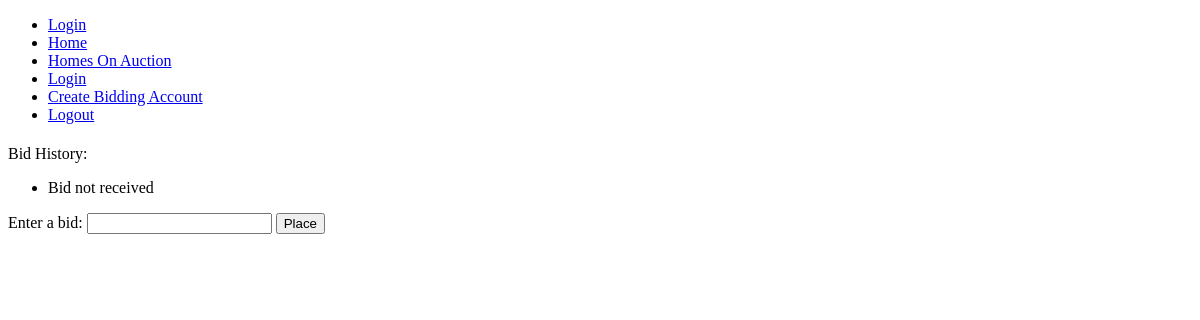
/items-index/1, run on an earlier commit of the app's database.
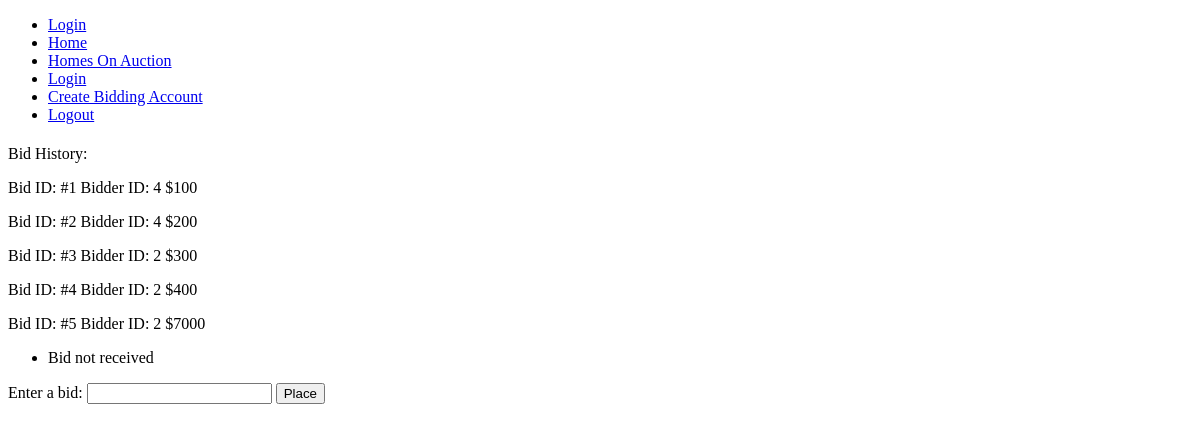
And on a later commit of the database.
### models.py (models this page shows)
class Bids(db.Model):
        bid_id = db.Column(db.Integer, primary_key=True)
        item_id = db.Column('item_id', db.Integer, db.ForeignKey('items.item_id'), nullable=False)
        user_id = db.Column('user_id', db.Integer, db.ForeignKey('user.user_id'), nullable=False)
        bid_price = db.Column('current_price', db.Integer, nullable=False)
        items = db.relationship('Items', backref=db.backref('orders', lazy='dynamic'))

### app.py (the view)
@app.route('/items-index/<item_id>', methods=['GET', 'POST'])
def item_page(item_id):
    form = NewBid(hidden_id=int(item_id))
    item = Items.query.get(int(item_id))
    data = Bids.query.filter_by(item_id=item_id)
    if form.validate_on_submit():
        bid = Bids(item_id=item_id, user_id=current_user.user_id, bid_price=form.bid.data)
        db.session.add(bid)
        db.session.commit()
        flash('Bid Received!')
        return redirect(url_for("item_page", item_id=item_id))
    flash("Bid not received")
    return render_template('item-page.html', form=form, data=data)

### forms.py (shortened to what this page needs)
class NewBid(FlaskForm):
    bid = StringField("Enter a bid: ", validators=[DataRequired()])
    submit = SubmitField("Place")
    hidden_id = HiddenField()

### templates/item-page.html (shortened to what this page needs)
{% extends "base.html" %}
{% block content %}
<p>Bid History:</p>
    {% for info in data %}
    <p>
            Bid ID: #{{ info.bid_id }}
            Bidder ID: {{ info.user_id }}
            ${{ info.bid_price }}
        </p>
    {% endfor %}
{% with messages = get_flashed_messages() %}
  {% if messages %}
    <ul class=flashes>
    {% for message in messages %}
      <li>{{ message }}</li>
    {% endfor %}
    </ul>
  {% endif %}
{% endwith %}
<form method="POST">
    {{ form.bid.label }} {{form.bid}}
    {{ form.submit }}
</form>
{% endblock %}

### templates/base.html (shortened to what this page needs)
<!DOCTYPE html>
<html lang="en">
<head>
</head>
<body>
    <ul>
        <li><a href="{{ url_for('login') }}">Login</a></li>
        <li><a href="{{ url_for('index') }}">Home</a></li>
        <li><a href="{{ url_for('items_index') }}">Homes On Auction</a></li>
        <li><a href="{{ url_for('login') }}">Login</a></li>
        <li><a href="{{ url_for('register') }}">Create Bidding Account</a></li>
        <li><a href="{{ url_for('logout') }}">Logout</a></li>
    </ul>
    <p>{% block content %}{% endblock %}</p>
</body>
</html>

What changed in the data, as far as the page shows it:
added Bids: bid_id "1", user_id "4", bid_price "100"
added Bids: bid_id "2", user_id "4", bid_price "200"
added Bids: bid_id "3", user_id "2", bid_price "300"
added Bids: bid_id "4", user_id "2", bid_price "400"
added Bids: bid_id "5", user_id "2", bid_price "7000"
